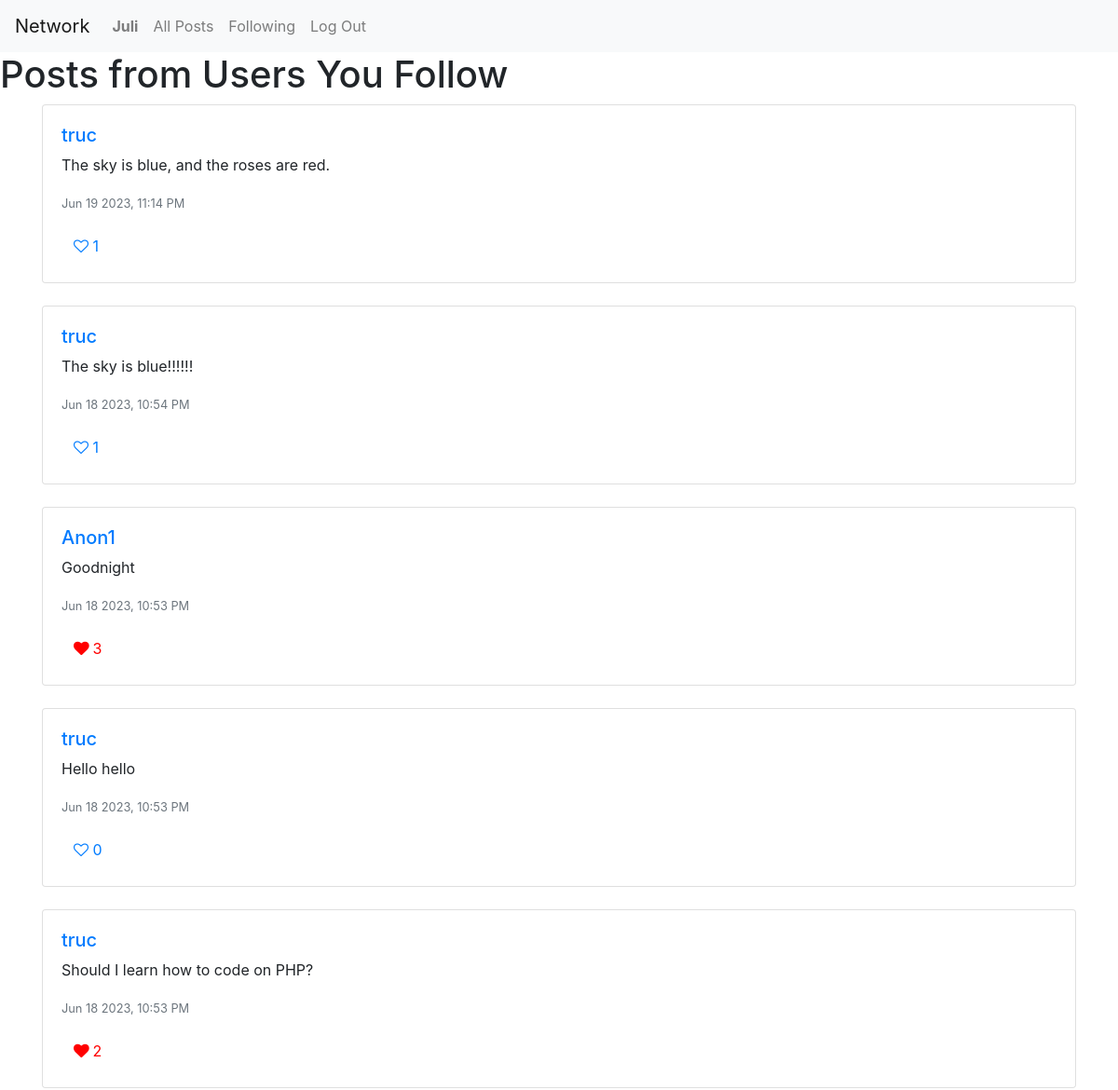
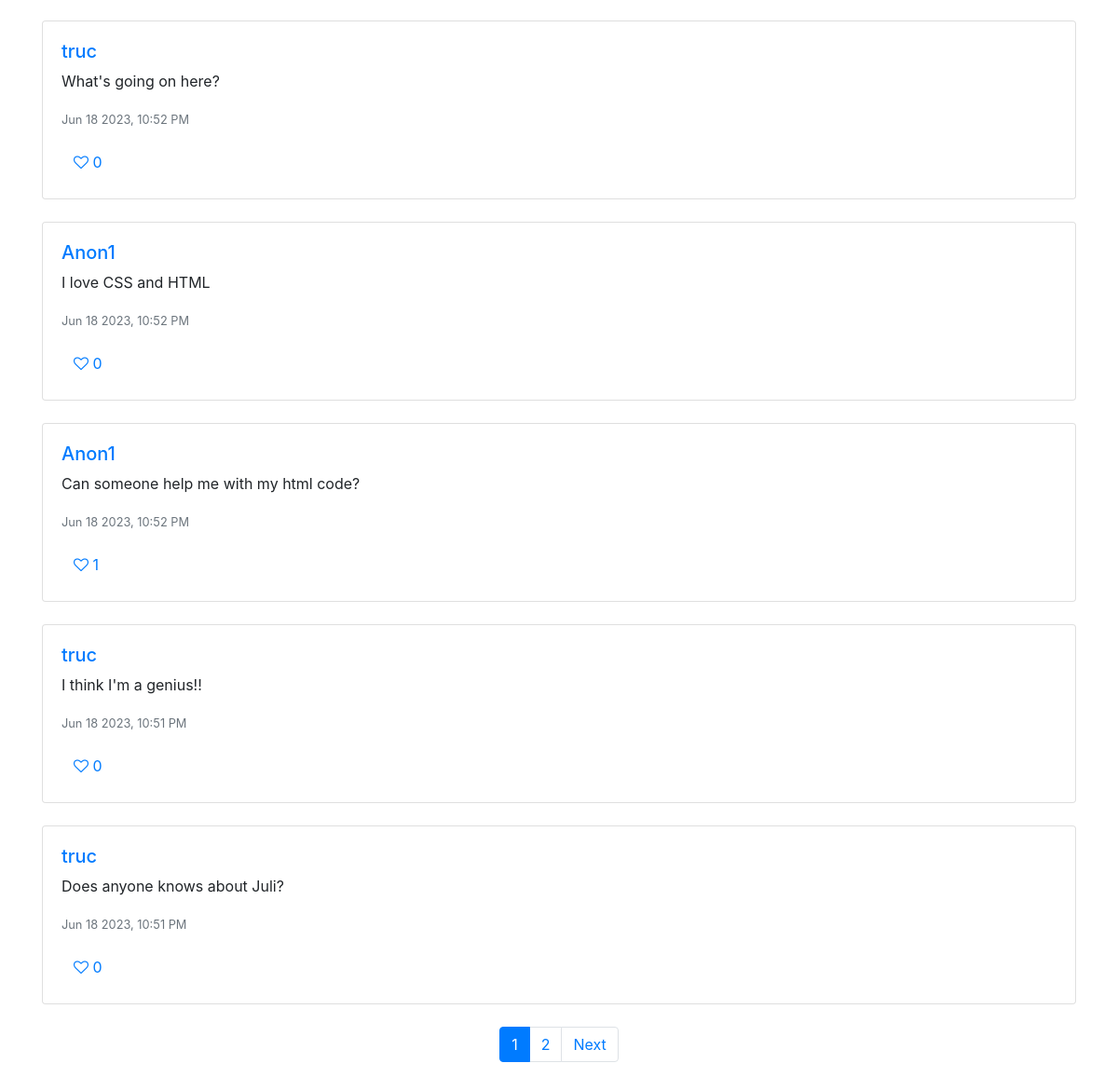
/following/ (signed in), run on the app's committed database (2 pictures, top to bottom).
### network/models.py (models this page shows, shortened)
class User(AbstractUser):
    pass

class Post(models.Model):
    content = models.TextField(blank = False)
    user = models.ForeignKey("User", on_delete=models.CASCADE, related_name="posts")
    timestamp = models.DateTimeField(auto_now_add=True)
    likes = models.IntegerField(default=0)
    editing = models.BooleanField(default=False)
    post_liked = models.ManyToManyField(User, related_name='liked_posts', blank=True)
    def serialize(self, request=None):
        is_liked = False
        if request and request.user.is_authenticated:
            is_liked = self.post_liked.filter(id=request.user.id).exists()
        return {
            "id": self.id,
            "author": self.user.username,
            "content": self.content,
            "timestamp": self.timestamp.strftime("%b %d %Y, %I:%M %p"),
            "likes": self.likes,
            "is_liked": is_liked
        }

### network/views.py (the view)
# urls.py: path('following/', views.following_posts, name='following_posts'),
@login_required
def following_posts(request):
    following_users = Follow.objects.filter(follower=request.user).values_list('following', flat=True)
    posts = Post.objects.filter(user__in=following_users).order_by('-timestamp')
    paginator = Paginator(posts, 10)
    page_number = request.GET.get('page')
    page_obj = paginator.get_page(page_number)
    serialized_posts = []
    for post in page_obj:
        serialized_post = post.serialize(request)
        serialized_posts.append(serialized_post)
    return render(request, 'network/following.html', {
        'page_obj': page_obj,
        "serialized_posts": serialized_posts
    })

### network/templates/network/following.html (shortened to what this page needs)
{% extends "network/layout.html" %}
{% block body %}
  <h1>Posts from Users You Follow</h1>
<div class="container">
  {% for post in serialized_posts %}
  <div class="card mb-4">
    <div class="card-body">
      <h5 class="card-text"><a href="{% url 'profile' post.author %}">{{ post.author }}</a></h5>
      <p id="post-content-{{ post.id }}" class="card-text">{{ post.content }}</p>
      <p class="card-text"><small class="text-muted">{{ post.timestamp }}</small></p>
      <div>
        <button class="btn btn-link like-btn{% if post.is_liked %} liked{% endif %}" data-post-id="{{ post.id }}">
          <i class="fa {% if post.is_liked %}fa-heart{% else %}fa-heart-o{% endif %} heart-icon"></i>
          <span id="post-likes-{{ post.id }}" class="likes-count">{{ post.likes }}</span>
        </button>
      </div>
    </div>
  </div>
  {% empty %}
  <div class="alert alert-primary" role="alert">
    No posts yet.
  </div>
  {% endfor %}
</div>
<div class="container d-flex justify-content-center">
  <nav aria-label="Page navigation">
    <ul class="pagination">
      {% for num in page_obj.paginator.page_range %}
      {% if page_obj.number == num %}
      <li class="page-item active">
        <a class="page-link" href="?page={{ num }}">{{ num }}</a>
      </li>
      {% else %}
      <li class="page-item">
        <a class="page-link" href="?page={{ num }}">{{ num }}</a>
      </li>
      {% endif %}
      {% endfor %}
      {% if page_obj.has_next %}
      <li class="page-item">
        <a class="page-link" href="?page={{ page_obj.next_page_number }}">Next</a>
      </li>
      {% endif %}
    </ul>
  </nav>
</div>
{% endblock %}

### network/templates/network/layout.html (shortened to what this page needs)
{% load static %}
<!DOCTYPE html>
<html lang="en">
    <head>
        <link rel="stylesheet" href="https://stackpath.bootstrapcdn.com/bootstrap/4.4.1/css/bootstrap.min.css">
        <link rel="stylesheet" href="https://cdnjs.cloudflare.com/ajax/libs/font-awesome/4.7.0/css/font-awesome.min.css">
        <link href="{% static 'network/styles.css' %}" rel="stylesheet">
    </head>
    <body>
        <nav class="navbar navbar-expand-lg navbar-light bg-light">
            <a class="navbar-brand" href="#">Network</a>
            <div>
              <ul class="navbar-nav mr-auto">
                {% if user.is_authenticated %}
                    <li class="nav-item">
                        <a class="nav-link" href="{% url 'profile' user.username %}"><strong>{{ user.username }}</strong></a>
                    </li>
                {% endif %}
                <li class="nav-item">
                  <a class="nav-link" href="{% url 'index' %}">All Posts</a>
                </li>
                {% if user.is_authenticated %}
                    <li class="nav-item">
                        <a class="nav-link" href="{% url 'following_posts' %}">Following</a>
                    </li>
                    <li class="nav-item">
                        <a class="nav-link" href="{% url 'logout' %}">Log Out</a>
                    </li>
                {% endif %}
              </ul>
            </div>
          </nav>
        <div class="body">
            {% block body %}
            {% endblock %}
        </div>
    </body>
</html>

### network/static/network/styles.css (style rules this page uses)
.like-btn.liked { color: red; }
.like-btn.liked .heart-icon { font-weight: bold; }

### data on the page
User: username "Juli"
User: author "truc" "truc" "truc" "truc" "truc" "truc" "truc"
Post: content "The sky is blue, and the roses are red."
Post: content "The sky is blue!!!!!!"
User: author "Anon1" "Anon1" "Anon1"
Post: content "Goodnight"
Post: content "Hello hello"
Post: content "Should I learn how to code on PHP?"
Post: content "What's going on here?"
Post: content "I love CSS and HTML"
Post: content "Can someone help me with my html code?"
Post: content "I think I'm a genius!!"
Post: content "Does anyone knows about Juli?"

### other printed values
{{ post.timestamp }} "Jun 19 2023, 11:14 PM" "Jun 18 2023, 10:54 PM" "Jun 18 2023, 10:53 PM" "Jun 18 2023, 10:53 PM" "Jun 18 2023, 10:53 PM" "Jun 18 2023, 10:52 PM" "Jun 18 2023, 10:52 PM" "Jun 18 2023, 10:52 PM" "Jun 18 2023, 10:51 PM" "Jun 18 2023, 10:51 PM"
{{ post.likes }} "1" "1" "3" "0" "2" "0" "0" "1" "0" "0"
{{ num }} "1"
{{ num }} "2"
